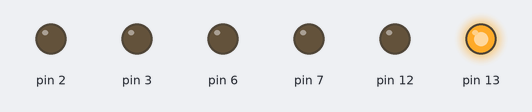
Bench run of a sketch on a simulated Arduino Uno, built with avr-gcc and run on an emulated ATmega328P. Parts: output pins drawn as LEDs (lit = HIGH).

Above: at 0.5 s.
At 1.5 s:
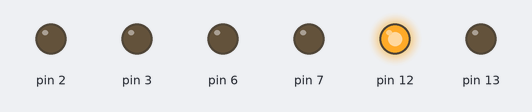
At 2.5 s:
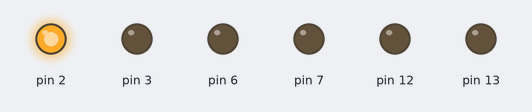
At 3.5 s:
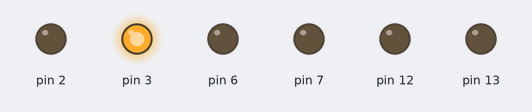
At 4.5 s:
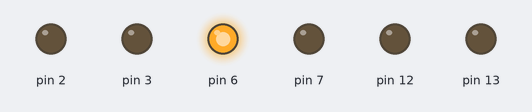
At 5.5 s:
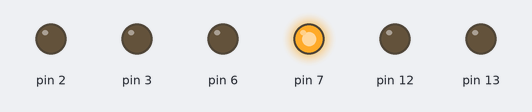
Timing chart, 0 to 7.8 s (numbered marks = the images above):
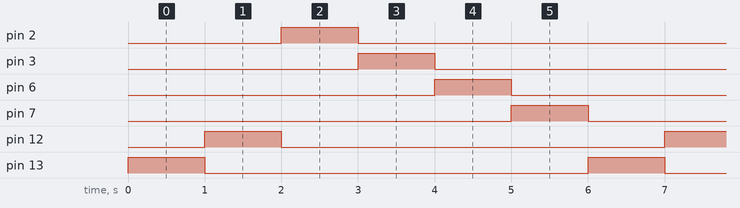

The sketch:

Motors.ino
```cpp
void setup() {
  Serial.begin(9600);
  pinMode(6, OUTPUT); //A
  pinMode(7, OUTPUT);

  pinMode(2, OUTPUT); //B
  pinMode(3, OUTPUT);

  pinMode(12, OUTPUT);
  pinMode(13, OUTPUT); //C
}

void loop() {
  analogWrite(13, 255);
  analogWrite(12, 0);
  delay(1000);
  analogWrite(13, 0);
  analogWrite(12, 255); //A
  delay(1000);
  analogWrite(12, 0);

  analogWrite(2, 255);
  analogWrite(3, 0);
  delay(1000);
  analogWrite(2, 0);
  analogWrite(3, 255); //B
  delay(1000);
  analogWrite(3, 0);

  analogWrite(6, 255);
  analogWrite(7, 0);
  delay(1000);
  analogWrite(6, 0);
  analogWrite(7, 255); //C
  delay(1000);
  analogWrite(7, 0);
}
```

Measured:
- by itself, pin 2, pin 3, pin 6, pin 7, pin 12, pin 13: alternates HIGH for 1.0 s and LOW for 5.0 s
- by itself, everything shown: repeats every 6.0 s, in 7 steps
